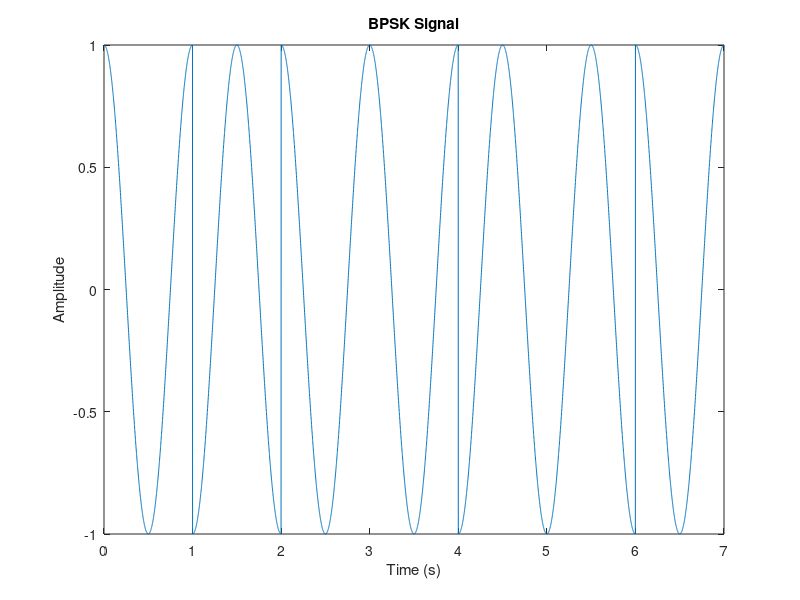

Write MATLAB code to recreate this figure.
Fs = 1000;       
Tb = 1;          
t = 0:1/Fs:Tb-1/Fs; 


data = [1 0 1 1 0 0 1]; 

bpsk_signal = [];

for k = 1:length(data)
    if data(k) == 0
        bpsk_signal = [bpsk_signal, -cos(2*pi*t/Tb)]; 
    else
        bpsk_signal = [bpsk_signal, cos(2*pi*t/Tb)]; 
    end
end

t_total = 0:1/Fs:(length(data)*Tb)-1/Fs;

figure;
plot(t_total, bpsk_signal);
title('BPSK Signal');
xlabel('Time (s)');
ylabel('Amplitude');